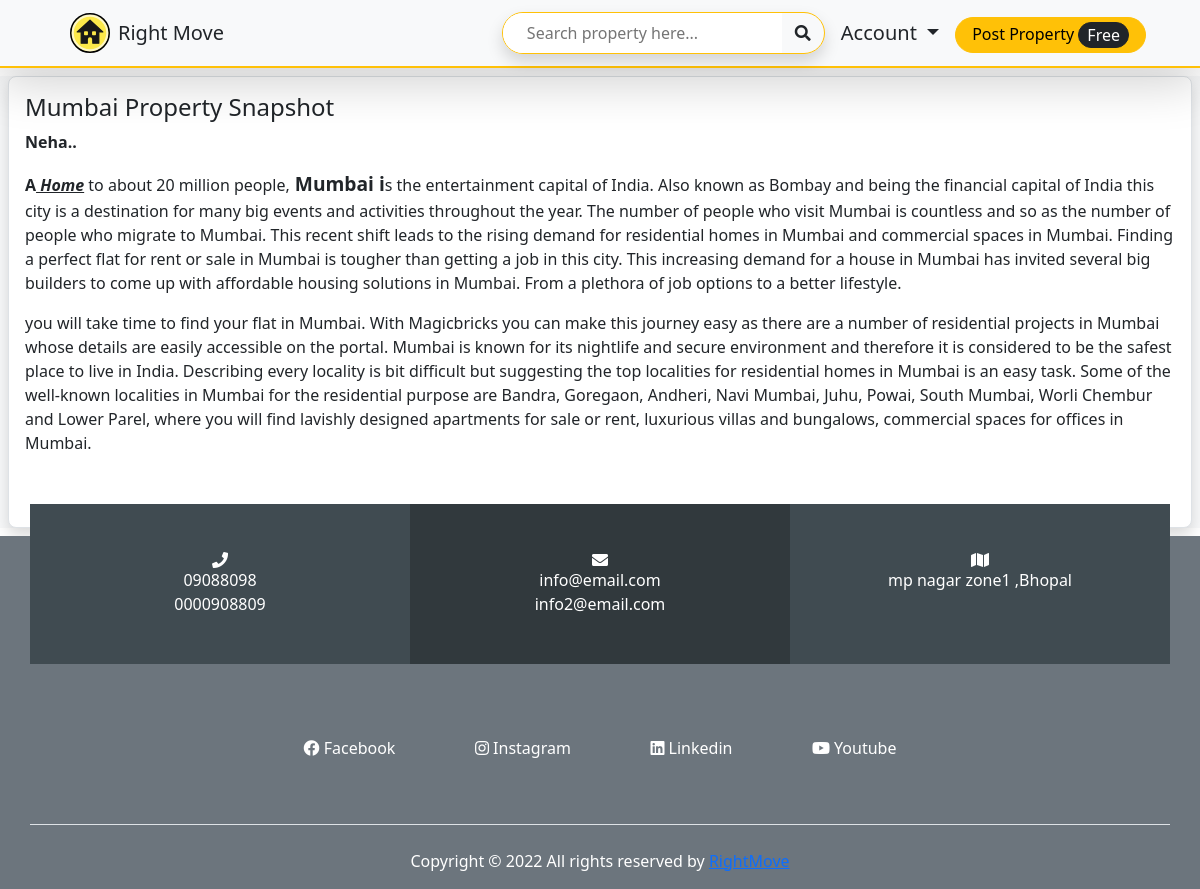
Page /blog/3 on the committed database.
### blog/models.py (models this page shows, shortened)
class Blog(models.Model):
    title = models.CharField(max_length=120, default='')
    blog = RichTextField()
    create_at = models.DateTimeField(auto_now_add=True, null=True, blank=True)
    update_at = models.DateTimeField(auto_now=True, null=True, blank=True)

### blog/views.py (the view, shortened to what this page needs)
# urls.py: path(r'<int:bid>', Read_blog.as_view(), name='read_blog'),
class Read_blog(View):
    def get(self, request, bid):
        blog = Blog.objects.all().filter(id=bid).first()
        return render(request, 'blog.html', {'blog':blog})

### blog/templates/blog.html
{% extends 'basic.html' %}
{%load static %}
{% block content %}
<div class="wrapper bg-light">
    <div class="m-2 p-3 bg-white shadow border rounded-5">
        <h4>{{blog.title}}</h4>
        {% autoescape off %}
        {{blog.blog}}
        {% endautoescape %}
    </div>
</div>
{% endblock content %}

### static/sass/main.css (style rules this page uses)
* { -webkit-box-sizing: border-box !important; box-sizing: border-box !important; }
.rounded-5 { border-radius: 0.5rem !important; overflow: hidden; }

### rows in the picture
Blog: title "Mumbai Property Snapshot", blog "Neha.. A Home to about 20 million people, Mumbai i s the entertainment capital of India. Also known as Bombay and being the financial capital of India this city is a destination for many big events and activities throughout the year. The number of people who visit Mumbai is countless and so as the number of people who migrate to Mumbai. This recent shift leads to the rising demand for residential homes in Mumbai and commercial spaces in Mumbai. Finding a perfect flat for rent or sale in Mumbai is tougher than getting a job in this city. This increasing demand for a house in Mumbai has invited several big builders to come up with affordable housing solutions in Mumbai. From a plethora of job…"
